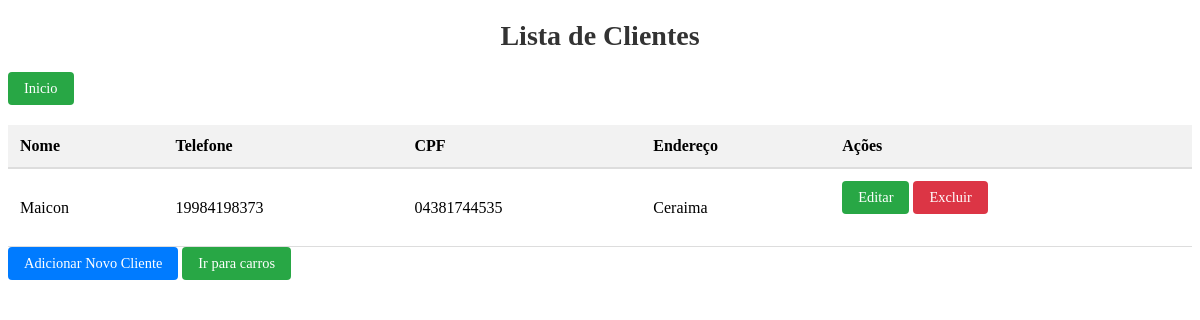
Page /cliente/ (signed in) on the committed database.
### cliente/models.py (models this page shows, shortened)
class Cliente(models.Model):
    user = models.ForeignKey(User, on_delete=models.CASCADE, related_name='clientes')
    nome = models.CharField(max_length=255)
    cpf = models.CharField(max_length=11, unique=True)
    telefone = models.CharField(max_length=15)
    endereco = models.CharField(max_length=255)

### cliente/views.py (the view)
# urls.py: path('', views.listar_cliente, name='listar_cliente'),
@login_required
def listar_cliente(request):
    clientes = Cliente.objects.filter(user=request.user)
    return render(request, 'listar_cliente.html', {'clientes': clientes})

### cliente/templates/listar_cliente.html (shortened to what this page needs)
<!DOCTYPE html>
<html lang="pt-br">
<head>
    {% load static %}
    <link rel="stylesheet" href="{% static 'css/listar_carro.css' %}">
</head>
<body>
    <h1>Lista de Clientes</h1>
    <a href="{% url 'plataforma' %}" class="btn-acao editar">Inicio</a>
    {% if clientes %}
    <table>
        <thead>
            <tr>
                <th>Nome</th>
                <th>Telefone</th>
                <th>CPF</th>
                <th>Endereço</th>
                <th>Ações</th>
            </tr>
        </thead>
        <tbody>
            {% for cliente in clientes %}
            <tr>
                <td>{{ cliente.nome }}</td>
                <td>{{ cliente.telefone }}</td>
                <td>{{ cliente.cpf }}</td>
                <td>{{ cliente.endereco }}</td>
                <td>
                    <a href="{% url 'editar_cliente' cliente.id %}" class="btn-acao editar">Editar</a>
                    <a href="{% url 'excluir_cliente' cliente.id %}" class="btn-acao excluir">Excluir</a>
                </td>
            </tr>
            {% endfor %}
        </tbody>
    </table>
    {% else %}
    <p class="nenhuma-notificacao">Nenhum cliente encontrado.</p>
    {% endif %}
    <a href="{% url 'adicionar_cliente' %}" class="btn-acao aprovar">Adicionar Novo Cliente</a>
    <a href="{% url 'listar_carro' %}" class="btn-acao editar">Ir para carros</a>
</body>
</html>

### carro/static/css/listar_carro.css (style rules this page uses)
h1 { text-align: center; font-size: 28px; margin-top: 20px; margin-bottom: 20px; color: #333; }
.btn-acao { display: inline-block; padding: 0.5rem 1rem; border: none; border-radius: 4px; font-size: 0.9rem; text-align: center; text-decoration: none; cursor: pointer; transition: background-color 0.3s ease, transform 0.2s ease; margin-bottom: 20px; }
.btn-acao.aprovar { background-color: #007bff; color: #fff; }
.btn-acao.editar { background-color: #28a745; color: #fff; }
.btn-acao.excluir { background-color: #dc3545; color: #fff; }
table { width: 100%; border-collapse: collapse; margin: 0 auto; font-size: 1rem; }
thead th { background-color: #f2f2f2; padding: 12px; text-align: left; border-bottom: 2px solid #ddd; font-weight: bold; }
td { padding: 12px; text-align: left; border-bottom: 1px solid #ddd; }

### rows in the picture
Cliente: nome "Maicon", telefone "19984198373", cpf "04381744535", endereco "Ceraima"
